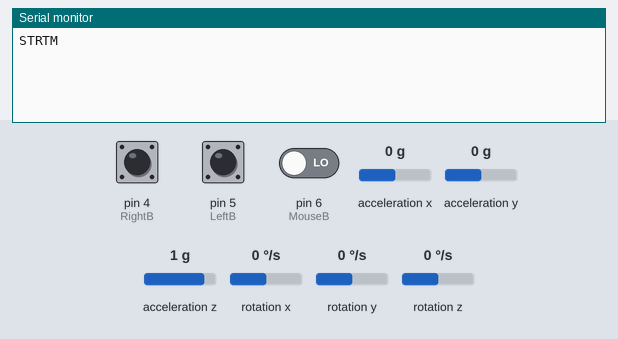
Simulated run of this sketch. Board: Arduino Uno, built with avr-gcc and run on an emulated ATmega328P. On the bench: the last lines printed to the serial monitor. Inputs (shaded band) come from the test bench; at power-on: pin 4 (RightB) LOW, pin 5 (LeftB) LOW, pin 6 (MouseB) LOW, acceleration x 0 g, acceleration y 0 g, acceleration z 1 g, rotation x 0 °/s, rotation y 0 °/s, rotation z 0 °/s.

Above: at 4.2 s.
4.3 s: pin 4 (RightB) pulled HIGH for 0.15 s
At 5.6 s:
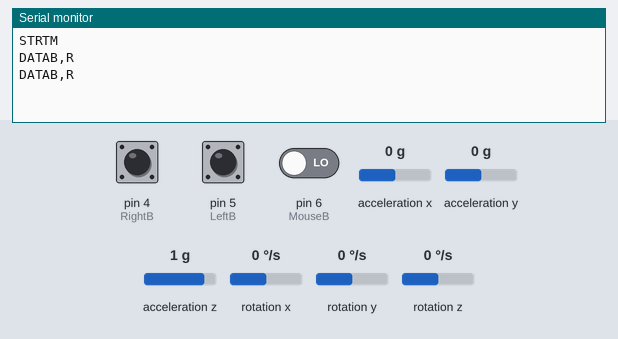
5.9 s: pin 5 (LeftB) pulled HIGH for 0.15 s
At 7.2 s:
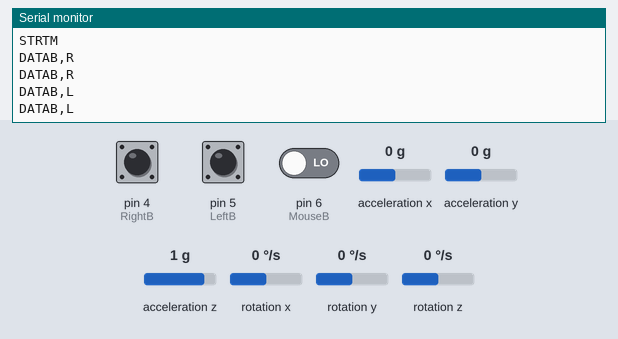
7.5 s: pin 6 (MouseB) driven HIGH
At 8.1 s:
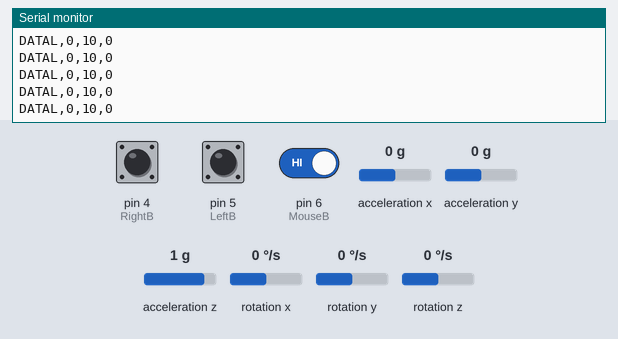
9.4 s: pin 4 (RightB) pulled HIGH for 0.15 s
12.5 s: acceleration x set to -1.4 g
At 13.1 s:
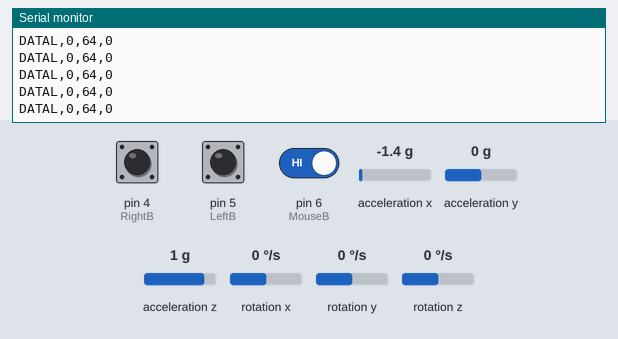
14.0 s: acceleration y set to 0.8 g
At 14.6 s:
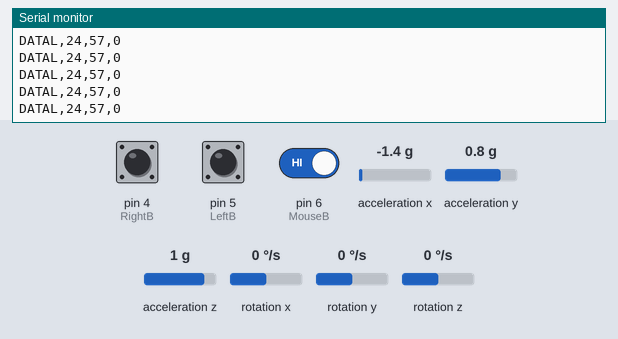
Timing chart, 0 to 17.0 s (numbered marks = the images above; inputs shaded):
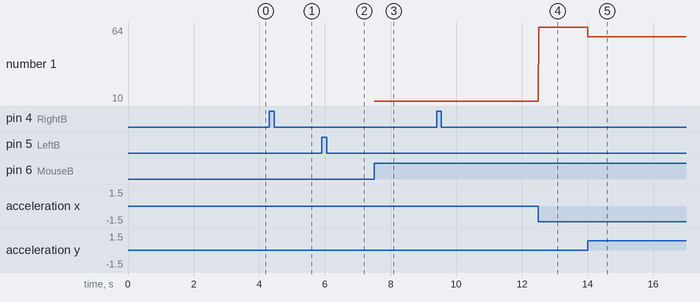

The sketch:

airmouse.ino
```cpp
#include <MPU6050_tockn.h>                                    // Download and install this library https://github.com/tockn/MPU6050_tockn
#include <Wire.h>

#define LeftB     5                                           // Left Button Pin
#define RightB    4                                           // Right Button Pin
#define MouseB    6                                           // Mouse Enable Button Pin

MPU6050 mpu6050(Wire);
int X,Y,Z;                                                    // Data Variables for mouse co-ordinates
int OX,OY,OZ;                                                 // Angle Variables for calucating gyroscope zero error

void setup() {

  Serial.begin(115200);                                       // Initialise Serial communication
  Wire.begin();                                               // Initialise I2C communication
  mpu6050.begin();                                            // Initialise Gyro communication
  Serial.println("STRTM");                                    // Identifier "STARTM" for start mouse
  mpu6050.calcGyroOffsets(true);                              // Setting Gyro offsets
  mpu6050.update();                                           // Command to calculate the sensor data before using the get command
  OX = mpu6050.getAngleX();                                   // Getting angle X Y Z
  OY = mpu6050.getAngleY();
  OZ = mpu6050.getAngleZ();

  pinMode(LeftB,INPUT);                                       // Setting Pinmode for all three buttons as INPUT
  pinMode(RightB,INPUT);
  pinMode(MouseB,INPUT);

  if(OX < 0){                                                 // Inverting the sign of all the three offset values for zero error correction
    OX = OX *(-1);}
  else{
    OX = (OX-OX)-OX;}

  if(OY < 0){
    OY = (OY *(-1));}
  else{
    OY = ((OY-OY)-OY)+10;}

  if(OZ < 0){
    OZ = OZ *(-1);}
  else{
    OZ = (OZ-OZ)-OZ;}
}

void loop() {
  mpu6050.update();
  X = OX + mpu6050.getAngleX();                                     // Getting current angle for X Y Z and correcting the zero error
  Y = OY + mpu6050.getAngleY();
  Z = OZ + mpu6050.getAngleZ();

  if(digitalRead(MouseB) == HIGH){                                  // Checks if Mouse Enabled Button is pushed
    delay(5);                                                       // Mouse movement resolution delay
    Serial.println("DATAL,"+String(X)+','+String(Y)+','+String(Z)); // Sends corrected gyro data to the Serial Port with the identifier "DATAL"
  }
  if(digitalRead(LeftB) == HIGH){                                   // Checks if Left Mouse Button is pushed
    delay(100);                                                     // Debounce delay
    Serial.println("DATAB,L");                                      // Sends "L" stating the left button is pressed with the identifier "DATAB"
  }
  if(digitalRead(RightB) == HIGH){                                  // Checks if Right Enabled Button is pushed
    delay(100);                                                     // Debounce delay
    Serial.println("DATAB,R");                                      // Sends "L" stating the left button is pressed with the identifier "DATAB"
  }
}
```

Measured:
- after the input at 4.3 s, the serial monitor: prints a new line after 0.10 s (image 1)
- after the input at 5.9 s, the serial monitor: prints a new line after 0.10 s (image 2)
- after the input at 7.5 s, the serial monitor: prints a new line at once (image 3)
- after the input at 12.5 s, the serial monitor: prints a new line at once (image 4)
- after the input at 14.0 s, the serial monitor: prints a new line at once (image 5)
- plotted number 1: 10 → 64 after the input at 12.5 s, 64 → 57 after the input at 14.0 s
